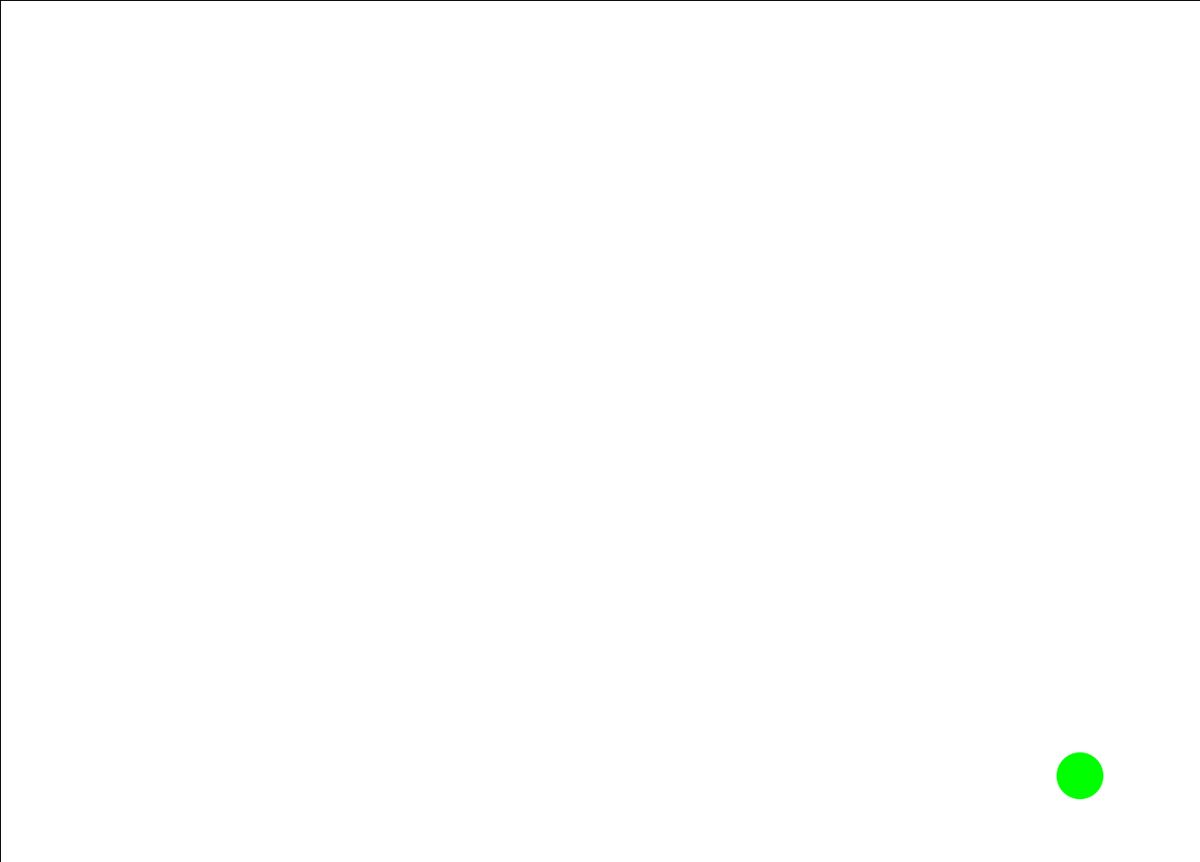
Frame 1 (no input)
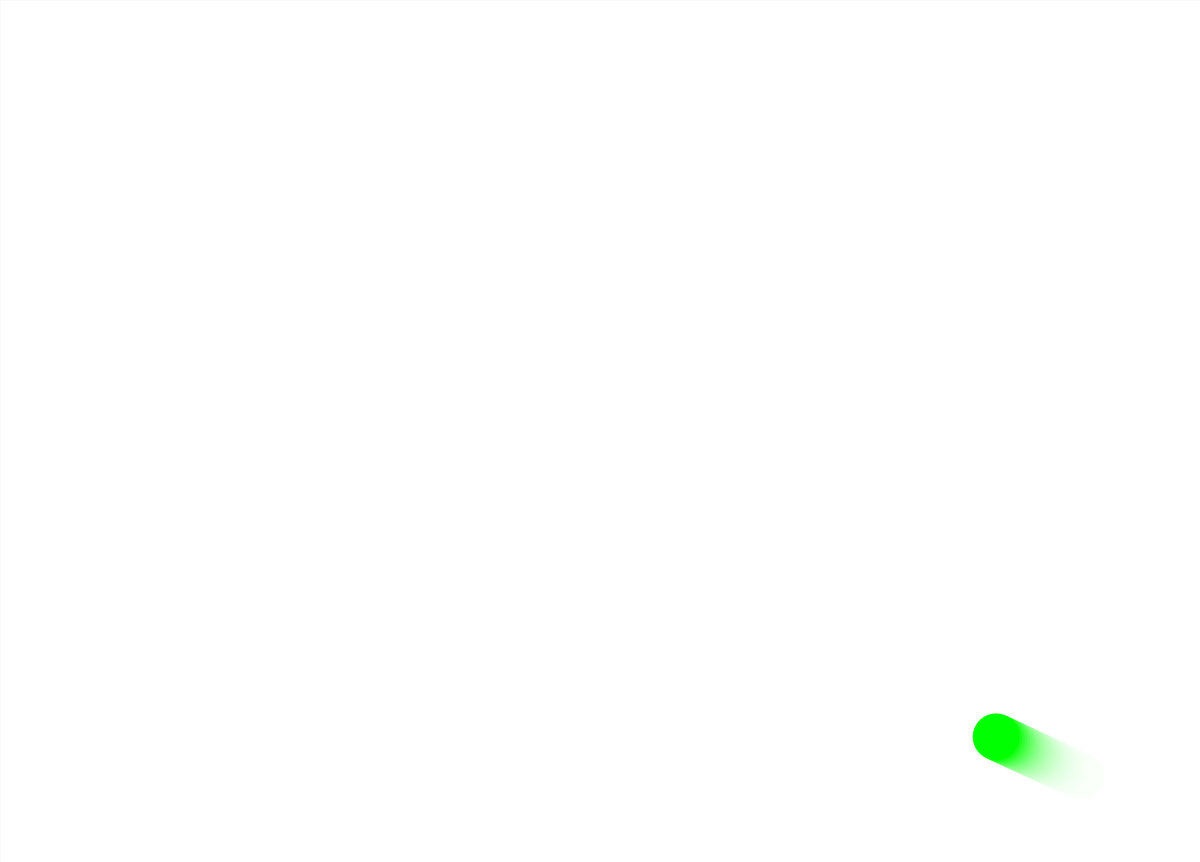
Frame 60 (the mouse pressed at the canvas centre just before this capture)
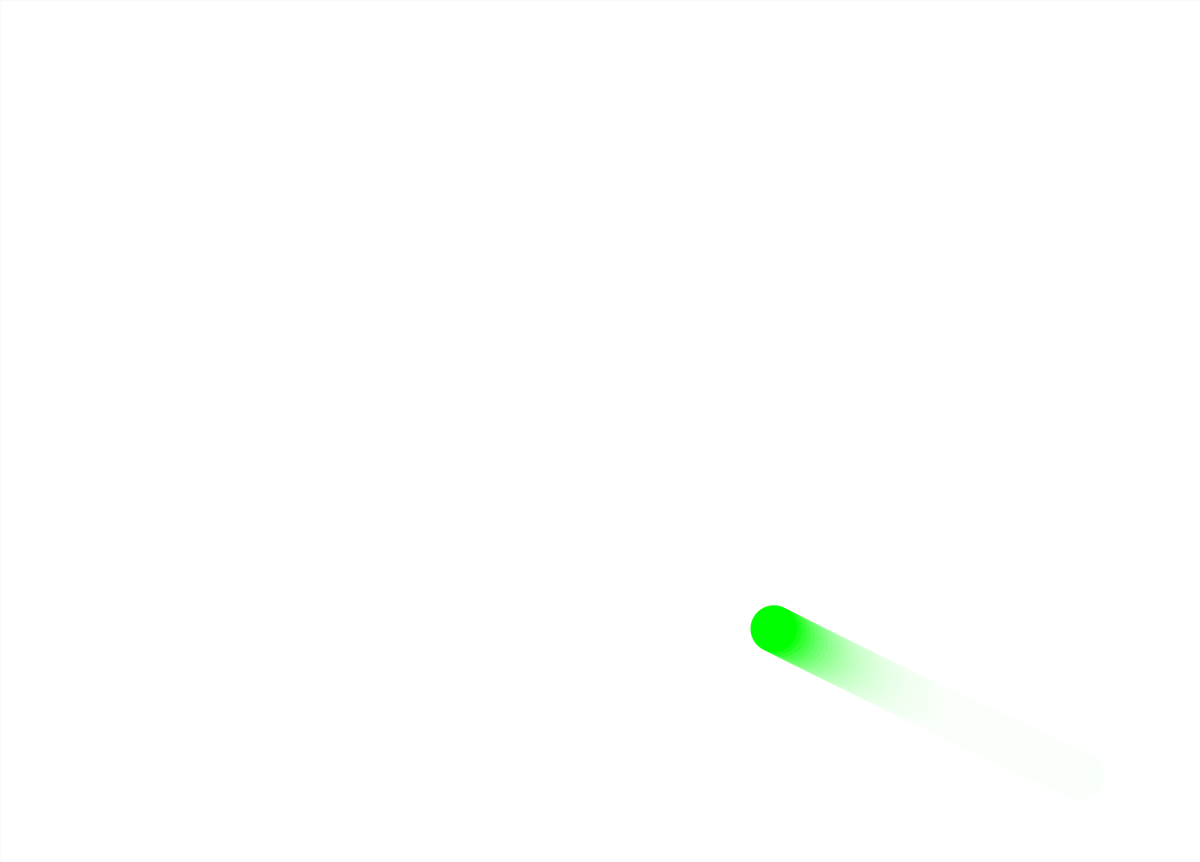
Frame 120 (the mouse held since frame 60 and released just before this capture)

The Processing sketch that drew these frames (run headless with seeded random() and noise(); from frame 60 on, the mouse is pressed at the canvas centre):

// Processing sketch: background
// ── background.pde
void setup() {
  size(1280, 920);
  background(255);
}

void draw() {
fill(255, 25);
rect(0, 0, width, height);
  translate(width/2, height/2); 
  fill(0, 255, 0);
  noStroke();
  ellipse(cos(frameCount*.010)*width*0.4, cos(frameCount*.008)*height*0.4, 50, 50);
}
